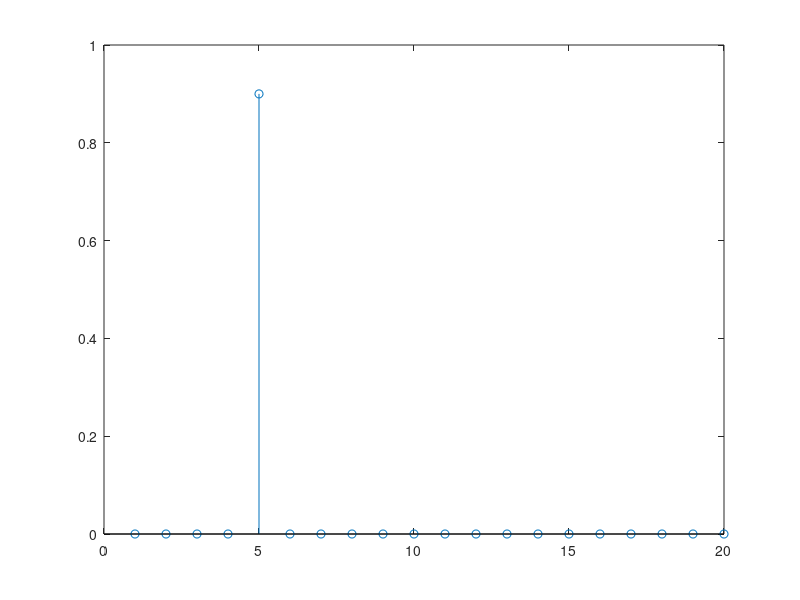

MATLAB code for this plot:
L = 20; %defino una dimension para el vector
nn = 1:L; %Se crea un vector de dimension 20 elementos
imp = zeros(L,1); %Se crea una matriz columna de ceros de dimension 20 x 1
imp(5) = 1; %Le decimos a la matriz imp que en la fila 5 la ponga todo a 1
X = 0.9*imp; %Definimos la funcion que nos pide el enunciado
stem(X); %La representamos en la pantalla